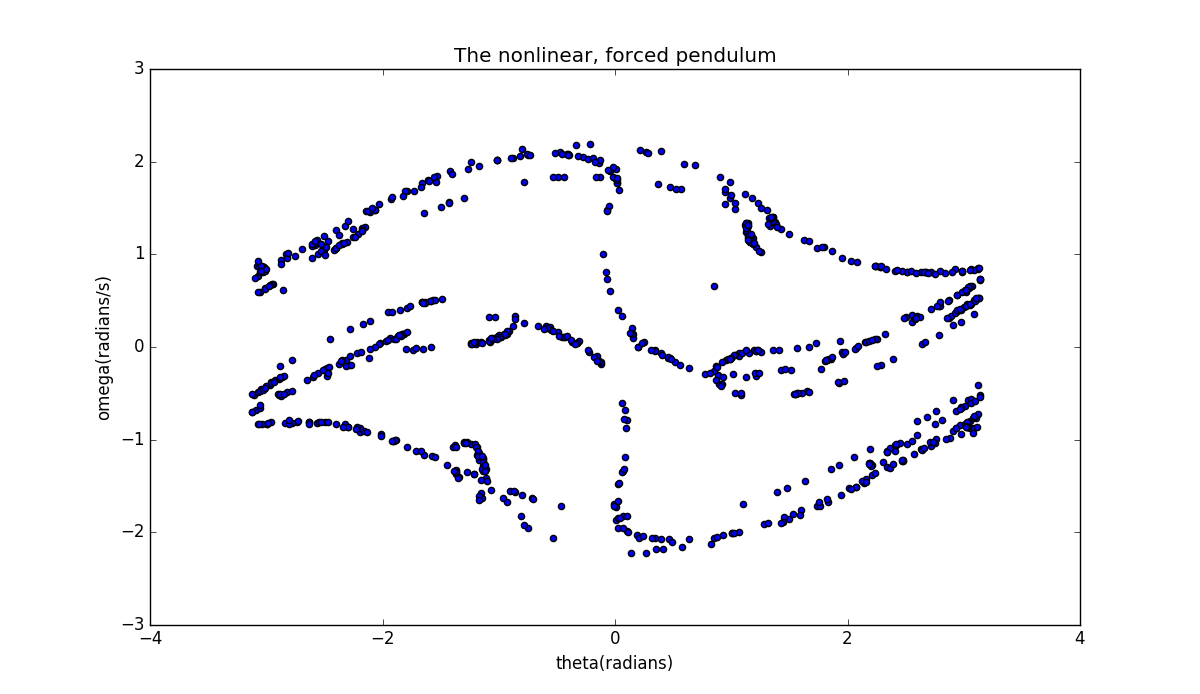

Recreate this plot in Python.
import math
omega = []
theta = []
t = []
omega_p = []
theta_p = []
g = 9.8
l = 9.8
F = 1.2
q = 0.5
Omega = (g/l)**0.5
Omega_D = 2./3
dt = 0.04
omega.append(0)
theta.append(0.2)
t.append(0)
omega_p.append(0)
theta_p.append(0.2)
for i in range(int(50000)):
	tmp1 = omega[i]-g*math.sin(theta[i])*dt/l-q*omega[i]*dt+F*math.sin(t[i]*Omega_D)*dt
	omega.append(tmp1)
	tmp2 = theta[i]+omega[i+1]*dt
	tmp3 = t[i]+dt
	t.append(tmp3)
	while abs(tmp2)>math.pi:
		if tmp2>math.pi:
			tmp2=tmp2-2*math.pi
		else:
			tmp2=tmp2+2*math.pi
	theta.append(tmp2)
for i in range(int(50000)):
	for n in range(int(1000)):
		if abs(t[i]-0.5*n*math.pi/Omega_D)<0.5*dt:
			omega_p.append(omega[i])
			theta_p.append(theta[i])
from pylab import *
figure(figsize=(12,10),dpi=100)
title('The nonlinear, forced pendulum')
ylabel('omega(radians/s)')
xlabel('theta(radians)')
xlim(-4,4)
ylim(-3,3)
xticks([-4,-2,0,2,4])
yticks([-3,-2,-1,0,1,2,3])
scatter(theta_p,omega_p,c='blue')
show()
